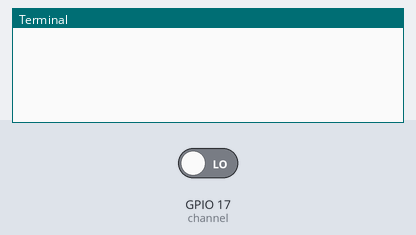
A program run on a simulated Raspberry Pi (BCM pin numbers). Shown: the last lines printed to the terminal. Inputs (shaded band) come from the test bench; at power-on: GPIO 17 (channel) LOW.

Above: at 1.2 s.
1.3 s: GPIO 17 (channel) driven HIGH
At 1.9 s:
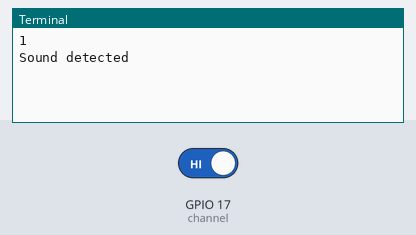
2.8 s: GPIO 17 (channel) driven LOW
At 4.3 s:
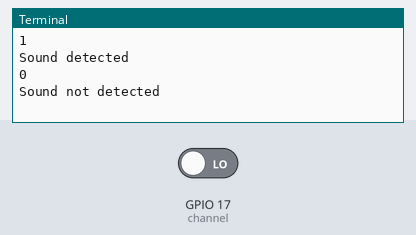

Measured:
- after the input at 1.3 s, the terminal: prints a new line at once (image 1)
- after the input at 2.8 s, the terminal: prints a new line at once (image 2)

The program:

sound.py
```python
import RPi.GPIO as GPIO
import time

channel = 17
GPIO.setmode(GPIO.BCM)
GPIO.setup(channel, GPIO.IN)

def callback(channel):
    print(GPIO.input(channel))
    if GPIO.input(channel):
        print("Sound detected")
    else:
        print("Sound not detected")

GPIO.add_event_detect(channel, GPIO.BOTH, bouncetime=300)
GPIO.add_event_callback(channel, callback)

while 1:
    time.sleep(1)
```
